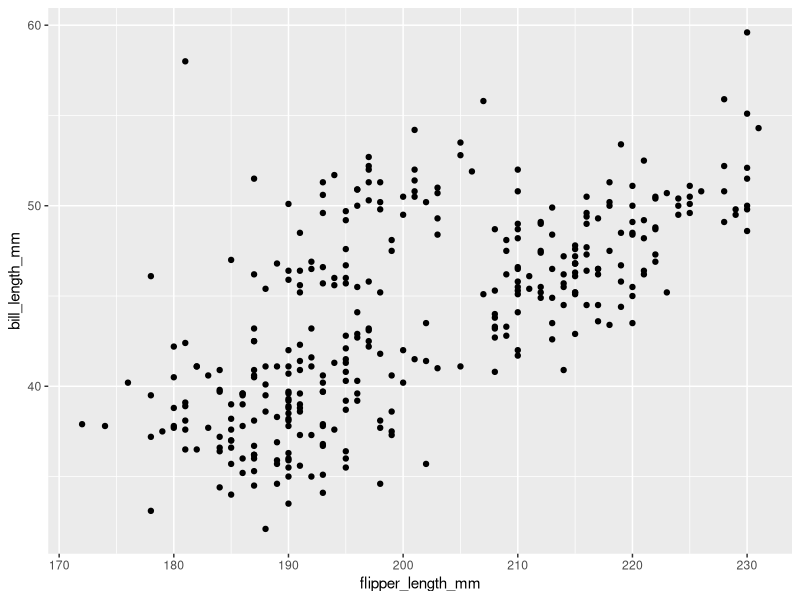
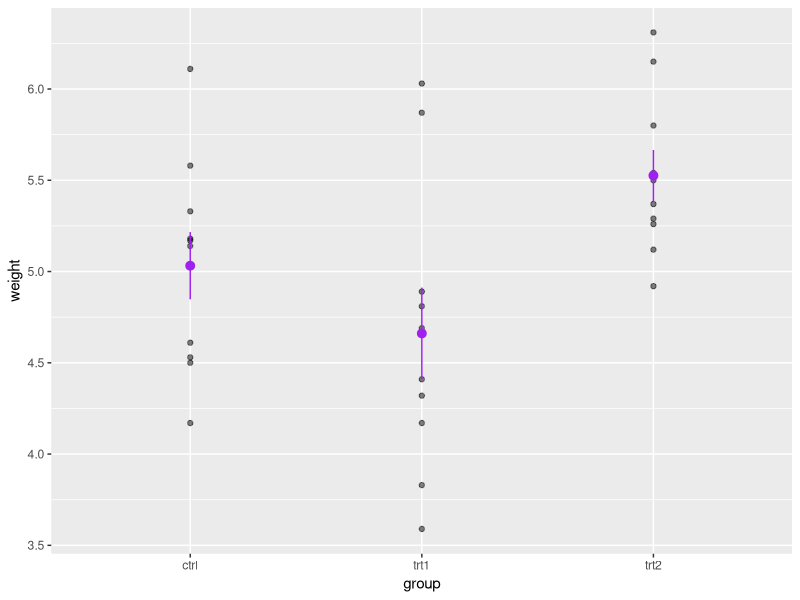

Generate these figures, in order, with R:
## ---- chunk 1
#/ label: setup
#/ include: false

library("tidyverse")
library("palmerpenguins")
## ---- chunk 2
ggplot(data=penguins, mapping = aes(x= flipper_length_mm,
                                    y= bill_length_mm)) + 
  geom_point()
## ---- chunk 3
PlantGrowth
ggplot(data=PlantGrowth,
       mapping=aes(y=weight,x=group)) +
  geom_point(alpha=0.5) + 
  stat_summary(geom= "pointrange",
               fun.dat= "mean_se",
               color="purple")
